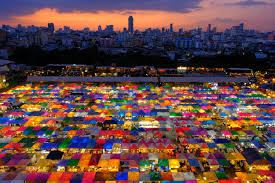
#> input picture images/sample2.jpeg, 275 x 183 px
$ jupyter execute heikatuka.ipynb
#> lines starting #> are read from the running program, lines starting #| are printed output that depends on the picture
[cell 1]
import cv2
import numpy as np
from matplotlib import pyplot as plt

## 画像のぼかし (平滑化)
### 平均

[cell 2]
img = cv2.imread('../images/sample2.jpeg')
#> img is the input picture: shape (183, 275, 3); mean B, G, R 69.1, 71.8, 102.1

# 画像をぼかす
blur = cv2.blur(img, (3, 3))
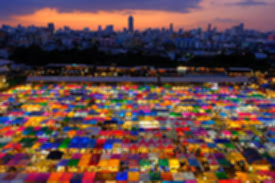
#> blur: shape (183, 275, 3); mean B, G, R 69.2, 71.8, 102.1

plt.subplot(121),plt.imshow(img),plt.title('Original')
plt.xticks([]), plt.yticks([])
plt.subplot(122),plt.imshow(blur),plt.title('Blurred')
plt.xticks([]), plt.yticks([])
plt.show()
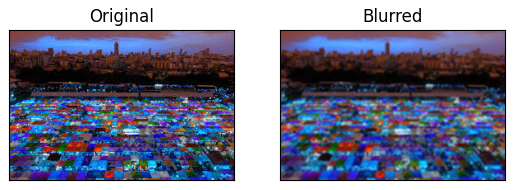
#> figure drawn by matplotlib, 2 panels; B, G, R data is drawn as R, G, B

[cell 3]
img = cv2.imread('../images/sample2.jpeg')

blur = cv2.GaussianBlur(img, (5, 5), 0)

plt.imshow(img)

[cell 4]
plt.imshow(blur)

[cell 5]
median = cv2.medianBlur(img,5)
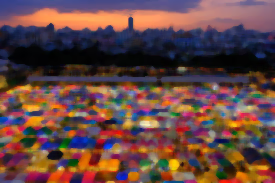
#> median: shape (183, 275, 3); mean B, G, R 67.1, 69.9, 101.3

$ run again, with images/noise-snow.jpg copied over images/sample2.jpeg
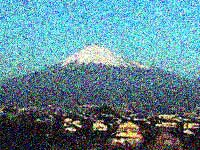
#> input picture images/noise-snow.jpg, 200 x 150 px
#> img is the input picture: shape (150, 200, 3); mean B, G, R 146.8, 135.3, 93.9
#> `plt.show()`:
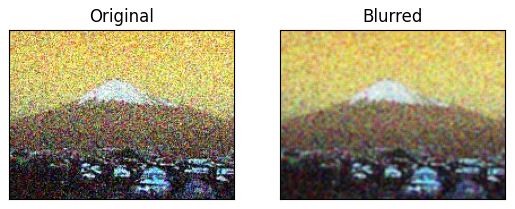
#> figure drawn by matplotlib, 2 panels; B, G, R data is drawn as R, G, B
#> `median = cv2.medianBlur(img,5)`:
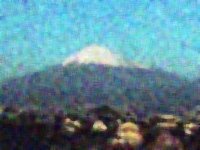
#> median: shape (150, 200, 3); mean B, G, R 147, 134.9, 93.2

$ run again, with images/sample3.jpg copied over images/sample2.jpeg
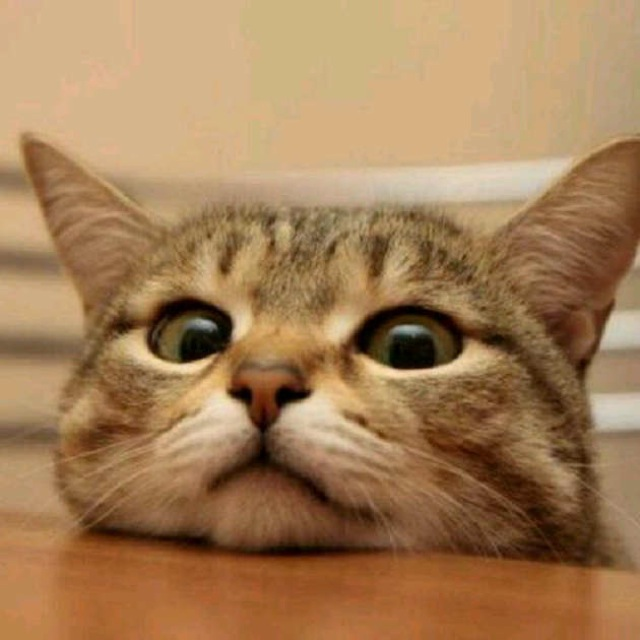
#> input picture images/sample3.jpg, 640 x 640 px
#> img is the input picture: shape (640, 640, 3); mean B, G, R 86.2, 125.6, 163
#> `plt.show()`:
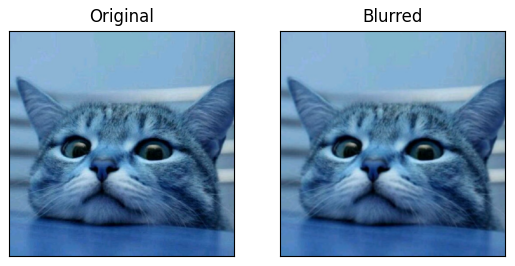
#> figure drawn by matplotlib, 2 panels; B, G, R data is drawn as R, G, B
